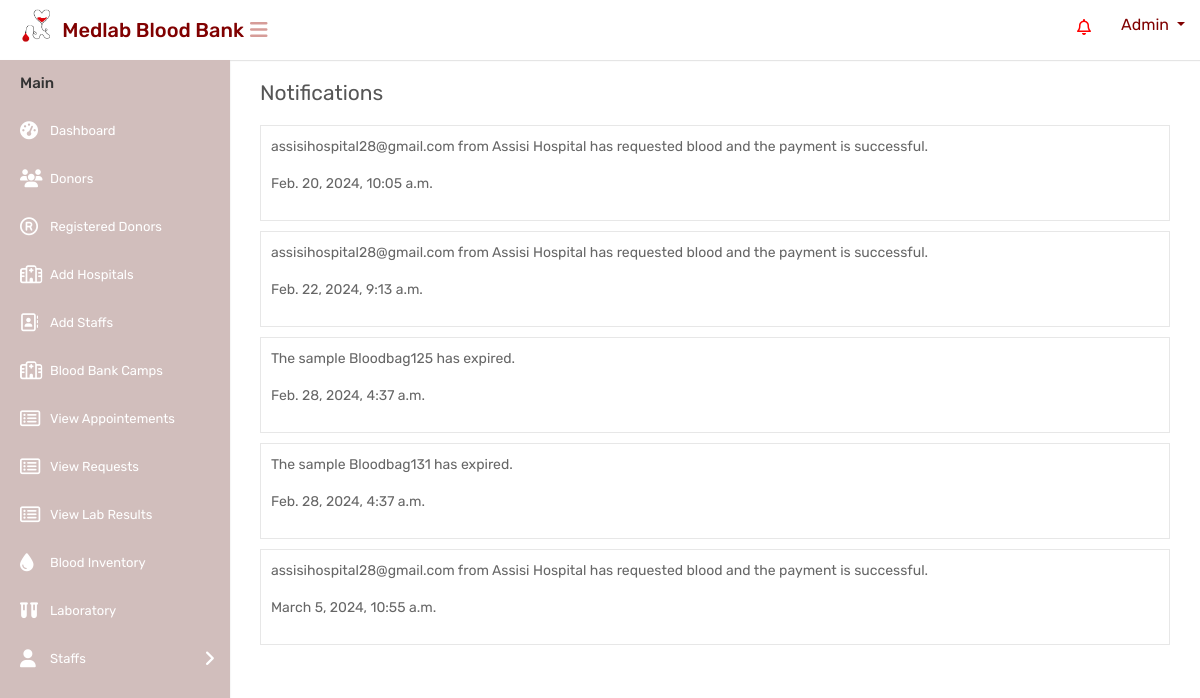
Page /notificationpage/ on the committed database.
### website/models.py (models this page shows, shortened)
class Notification(models.Model):
    recipient = models.ForeignKey(get_user_model(), on_delete=models.CASCADE)
    message = models.TextField()
    timestamp = models.DateTimeField(auto_now_add=True)
    is_read = models.BooleanField(default=False)
    notification_type = models.CharField(max_length=50, choices=NOTIFICATION_TYPES)

### website/views.py (the view)
# urls.py: path('notificationpage/', notificationpage, name='notificationpage'),
def notificationpage(request):
    notifications = Notification.objects.all()
    return render(request, 'mainuser/notificationpage.html', {'notifications': notifications})

### templates/mainuser/notificationpage.html (shortened to what this page needs)
{% load static %}
<html lang="en">
<head>
    <link rel="stylesheet" type="text/css" href="{% static 'mainuser/css/bootstrap.min.css' %}">
    <link rel="stylesheet" type="text/css" href="{% static 'mainuser/css/font-awesome.min.css' %}">
    <link rel="stylesheet" type="text/css" href="{% static 'mainuser/css/style.css' %}">
</head>
<body>
    <div class="main-wrapper">
        <div class="header" style="background-color:white;height:60px;">
			<div class="header-left">
				<a href="{% url 'adminindex' %}" class="logo" style="color: black;">
					<img src="{% static 'mainuser/img/logocopy.png' %}" width="75" height="40" alt="" style="margin-left:15px"> <span style="color: maroon;font-size: 20px;margin-top:10px; margin-left:-10px;white-space: nowrap;">Medlab Blood Bank</span>
				</a>
			</div>
			<a id="toggle_btn" href="javascript:void(0);" style="color:#d69c98;margin-top:20px;margin-left:10px;"><i class="fa fa-bars"></i></a>
            <ul class="nav user-menu float-right">
                <li class="nav-item dropdown d-none d-sm-block">
                    <a href="#" class="dropdown-toggle nav-link" data-toggle="dropdown" id="notification-bell">
						<i class="fa fa-bell-o" style="color:red"></i>
					</a>
                </li>
                <li class="nav-item dropdown has-arrow">
                    <a href="#" class="dropdown-toggle nav-link user-link" data-toggle="dropdown" style="color:maroon">
						<span style="color:maroon;">Admin</span>
                    </a>
                </li>
            </ul>
        </div>
        <div class="sidebar" id="sidebar">
            <div class="sidebar-inner slimscroll">
                <div id="sidebar-menu" class="sidebar-menu">
                    <ul>
                        <li class="menu-title">Main</li>
                        <li>
                            <a href="{% url 'adminindex' %}"><i class="fa fa-dashboard"></i> <span>Dashboard</span></a>
                        </li>
						<li>
                            <a href="{% url 'donors' %}"><i class="fa fa-users"></i> <span>Donors</span></a>
                        </li>
                        <li>
                            <a href="{% url 'registereddonortable' %}"><i class="fa fa-registered"></i> <span>Registered Donors</span></a>
                        </li>
                        <li>
                            <a href="{% url 'registeredhospitaltable' %}"><i class="fa fa-hospital-o"></i> <span>Add Hospitals</span></a>
                        </li>
                        <li>
                            <a href="{% url 'registeredstafftable' %}"><i class="fa fa-address-book-o"></i> <span>Add Staffs</span></a>
                        </li>
                        <li>
                            <a href="{% url 'departments' %}"><i class="fa fa-hospital-o"></i> <span>Blood Bank Camps</span></a>
                        </li>
                        <li>
                            <a href="{% url 'requests' %}"><i class="fa fa-list-alt"></i> <span>View Appointements</span></a>
                        </li>
                        <li>
                            <a href="{% url 'blood_request_list' %}"><i class="fa fa-list-alt"></i> <span>View Requests</span></a>
                        </li>
						<li>
                            <a href="{% url 'view_uploaded_files' %}"><i class="fa fa-list-alt"></i> <span>View Lab Results</span></a>
                        </li>
                        <li>
                            <a href="{% url 'blood_inventory' %}"><i class="fa fa-tint"></i> <span>Blood Inventory</span></a>
                        </li>
                        <li>
                            <a href="{% url 'laboratory' %}"><i class="fa-solid fa-vials"></i><span>Laboratory</span></a>
                        </li>
						<li class="submenu">
							<a href="#"><i class="fa fa-user"></i> <span>Staffs </span> <span class="menu-arrow"></span></a>
						</li>
                    </ul>
                </div>
            </div>
        </div>
        <div class="page-wrapper">
            <div class="content">
                <div class="row">
                    <div class="col-sm-12">
                        <h4 class="page-title">Notifications</h4>
                    </div>
                </div>
                <div class="row">
                    <div class="col-md-12">
                        <div class="activity">
                            <div class="activity-box">
                                <ul class="activity-list">
                                    {% for notification in notifications %}
                                    <li>
                                        <p>{{ notification.message }}</p>
                                        <p>{{ notification.timestamp }}</p>
                                    </li>
                                    {% endfor %}
                                </ul>
                            </div>
                        </div>
                    </div>
                </div>
            </div>
        </div>
    </div>
</body>
</html>

### rows in the picture
Notification: message "assisihospital28@gmail.com from Assisi Hospital has requested blood and the payment is successful.", timestamp "Feb. 20, 2024, 10:05 a.m."
Notification: message "assisihospital28@gmail.com from Assisi Hospital has requested blood and the payment is successful.", timestamp "Feb. 22, 2024, 9:13 a.m."
Notification: message "The sample Bloodbag125 has expired.", timestamp "Feb. 28, 2024, 4:37 a.m."
Notification: message "The sample Bloodbag131 has expired.", timestamp "Feb. 28, 2024, 4:37 a.m."
Notification: message "assisihospital28@gmail.com from Assisi Hospital has requested blood and the payment is successful.", timestamp "March 5, 2024, 10:55 a.m."
